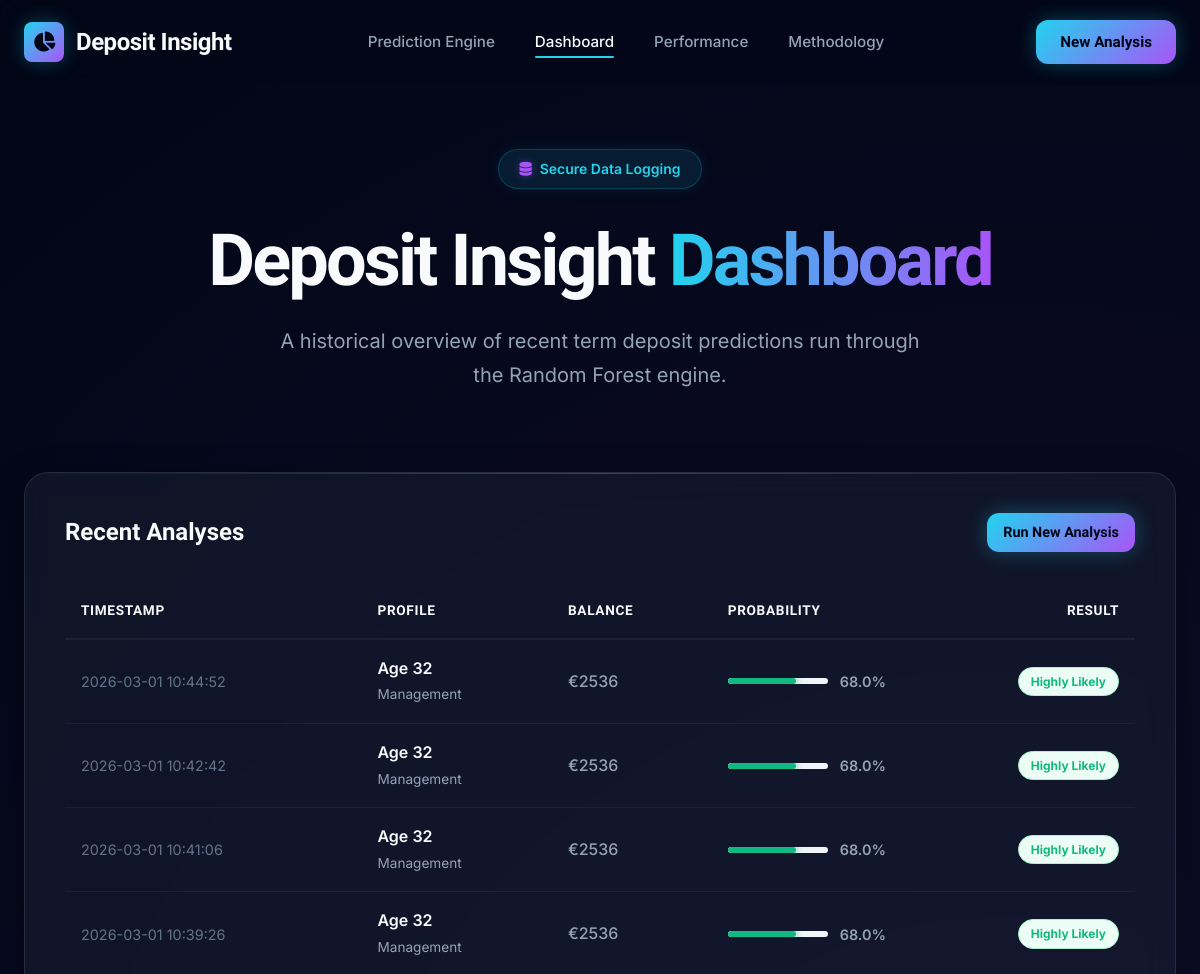
Page /dashboard (upper part) on the earlier database version.
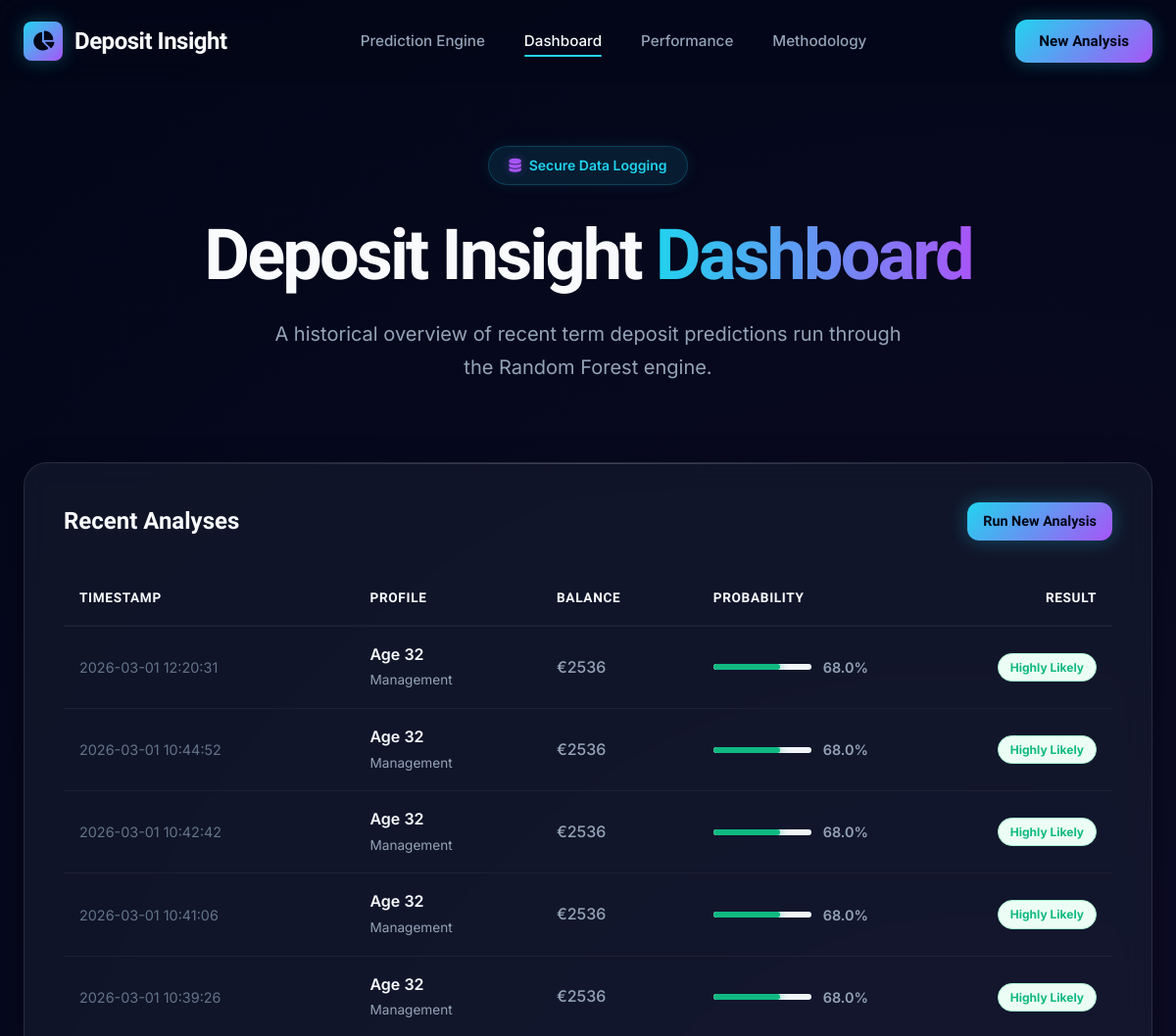
Same page on the later database version.
### tables this page shows
CREATE TABLE predictions (
                id INTEGER PRIMARY KEY AUTOINCREMENT,
                timestamp TEXT,
                age INTEGER,
                job TEXT,
                balance INTEGER,
                prediction TEXT,
                probability REAL
            );

### app.py (the view)
@app.route('/dashboard')
def dashboard():
    history = []
    if os.path.exists(DB_PATH):
        with sqlite3.connect(DB_PATH) as conn:
            conn.row_factory = sqlite3.Row
            cursor = conn.cursor()
            cursor.execute('SELECT * FROM predictions ORDER BY timestamp DESC LIMIT 50')
            history = cursor.fetchall()
    return render_template('dashboard.html', history=history)

### templates/dashboard.html (shortened to what this page needs)
{% extends "base.html" %}
{% block content %}
<section class="hero" style="padding: 4rem 1.5rem 2rem;">
    <div class="container hero-content">
        <div class="badge">
            <i class="fa-solid fa-database"></i> Secure Data Logging
        </div>
        <h1>Deposit Insight <span class="text-gradient">Dashboard</span></h1>
        <p>A historical overview of recent term deposit predictions run through the Random Forest engine.</p>
    </div>
</section>
<div class="container" style="margin-bottom: 6rem;">
    <div class="feature-card" style="padding: 2.5rem;">
        <div style="display: flex; justify-content: space-between; align-items: center; margin-bottom: 2rem;">
            <h2 style="font-size: 1.5rem; margin: 0;">Recent Analyses</h2>
            <a href="/#predict" class="btn-primary" style="padding: 0.5rem 1rem; font-size: 0.9rem;">Run New
                Analysis</a>
        </div>
        {% if history %}
        <div style="overflow-x: auto;">
            <table style="width: 100%; border-collapse: collapse; text-align: left;">
                <thead>
                    <tr style="border-bottom: 2px solid var(--border-light); color: var(--text-main);">
                        <th
                            style="padding: 1rem; font-family: var(--font-heading); font-size: 0.85rem; text-transform: uppercase; letter-spacing: 0.05em;">
                            Timestamp</th>
                        <th
                            style="padding: 1rem; font-family: var(--font-heading); font-size: 0.85rem; text-transform: uppercase; letter-spacing: 0.05em;">
                            Profile</th>
                        <th
                            style="padding: 1rem; font-family: var(--font-heading); font-size: 0.85rem; text-transform: uppercase; letter-spacing: 0.05em;">
                            Balance</th>
                        <th
                            style="padding: 1rem; font-family: var(--font-heading); font-size: 0.85rem; text-transform: uppercase; letter-spacing: 0.05em;">
                            Probability</th>
                        <th
                            style="padding: 1rem; font-family: var(--font-heading); font-size: 0.85rem; text-transform: uppercase; letter-spacing: 0.05em; text-align: right;">
                            Result</th>
                    </tr>
                </thead>
                <tbody>
                    {% for row in history %}
                    <tr style="border-bottom: 1px solid var(--border-light); transition: background 0.2s;">
                        <td style="padding: 1rem; color: var(--text-light); font-size: 0.9rem;">{{ row.timestamp }}</td>
                        <td style="padding: 1rem;">
                            <span style="font-weight: 600; color: var(--text-main);">Age {{ row.age }}</span> <br>
                            <span style="font-size: 0.85rem; color: var(--text-muted);">{{ row.job|capitalize }}</span>
                        </td>
                        <td style="padding: 1rem; font-weight: 500;">€{{ row.balance }}</td>
                        <td style="padding: 1rem;">
                            <div style="display: flex; align-items: center; gap: 0.75rem;">
                                <div
                                    style="flex-grow: 1; max-width: 100px; height: 6px; background: #f1f5f9; border-radius: 3px; overflow: hidden;">
                                    <div class="{% if row.probability > 50 %}bg-success{% else %}bg-danger{% endif %}"
                                        style="height: 100%; width: {{ row.probability }}%; border-radius: 3px;">
                                    </div>
                                </div>
                                <span style="font-weight: 600; font-size: 0.9rem;">{{ row.probability }}%</span>
                            </div>
                        </td>
                        <td style="padding: 1rem; text-align: right;">
                            {% if row.probability > 50 %}
                            <span
                                style="display: inline-block; padding: 0.25rem 0.75rem; background: #ecfdf5; color: var(--success); border-radius: 2rem; font-size: 0.75rem; font-weight: 700; border: 1px solid #a7f3d0;">Highly
                                Likely</span>
                            {% else %}
                            <span
                                style="display: inline-block; padding: 0.25rem 0.75rem; background: #fef2f2; color: var(--danger); border-radius: 2rem; font-size: 0.75rem; font-weight: 700; border: 1px solid #fecaca;">Unlikely</span>
                            {% endif %}
                        </td>
                    </tr>
                    {% endfor %}
                </tbody>
            </table>
        </div>
        {% endif %}
    </div>
</div>
{% endblock %}

### templates/base.html (shortened to what this page needs)
<!DOCTYPE html>
<html lang="en">
<head>
    <link rel="stylesheet" href="https://cdnjs.cloudflare.com/ajax/libs/font-awesome/6.4.0/css/all.min.css">
    <link rel="stylesheet" href="{{ url_for('static', filename='css/style.css') }}?v=4.1">
</head>
<body>
    <nav class="navbar" id="navbar">
        <div class="container nav-content">
            <a href="/" class="logo">
                <div class="logo-icon">
                    <i class="fa-solid fa-chart-pie"></i>
                </div>
                <span>Deposit Insight</span>
            </a>
            <div class="nav-links">
                <a href="/" class="{% if request.path == '/' %}active{% endif %}">Prediction Engine</a>
                <a href="/dashboard" class="{% if request.path == '/dashboard' %}active{% endif %}">Dashboard</a>
                <a href="/performance" class="{% if request.path == '/performance' %}active{% endif %}">Performance</a>
                <a href="/about" class="{% if request.path == '/about' %}active{% endif %}">Methodology</a>
            </div>
            <a href="/#predict" class="btn-primary"
                style="padding: 0.6rem 1.5rem; font-size: 0.95rem; margin-left: 1rem;">
                New Analysis
            </a>
        </div>
    </nav>
    <main>
        {% block content %}{% endblock %}
    </main>
</body>
</html>

Differences in the rows shown:
added predictions: timestamp "2026-03-01 12:20:31", age "32", job "Management", balance "2536", probability "68.0", shows "Highly Likely"
